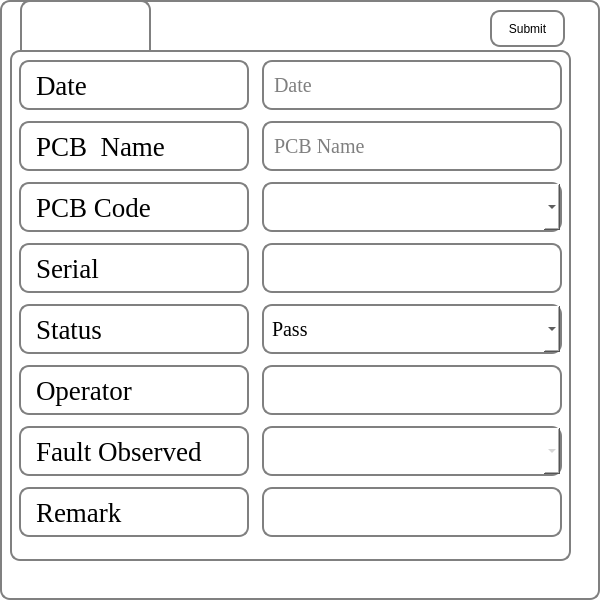
<?xml version="1.0" encoding="UTF-8"?>
<ui version="4.0">
 <class>main_ui</class>
 <widget class="QWidget" name="main_ui">
  <property name="geometry">
   <rect>
    <x>0</x>
    <y>0</y>
    <width>600</width>
    <height>600</height>
   </rect>
  </property>
  <property name="sizePolicy">
   <sizepolicy hsizetype="Preferred" vsizetype="Fixed">
    <horstretch>0</horstretch>
    <verstretch>0</verstretch>
   </sizepolicy>
  </property>
  <property name="minimumSize">
   <size>
    <width>580</width>
    <height>600</height>
   </size>
  </property>
  <property name="maximumSize">
   <size>
    <width>600</width>
    <height>600</height>
   </size>
  </property>
  <property name="windowTitle">
   <string>Form</string>
  </property>
  <property name="styleSheet">
   <string notr="true">background-color:rgb(255, 255, 255);
border: 2px solid gray;
border-radius: 10px;
padding: 0 8px;
selection-background-color: darkgray;	</string>
  </property>
  <widget class="QLabel" name="img_label">
   <property name="geometry">
    <rect>
     <x>20</x>
     <y>0</y>
     <width>131</width>
     <height>61</height>
    </rect>
   </property>
   <property name="text">
    <string>&lt;html&gt;&lt;head/&gt;&lt;body&gt;&lt;p&gt;&lt;img src=&quot;resource\exicom_logo.png&quot; width=&quot;120&quot; height=&quot;40&quot;/&gt;&lt;/p&gt;&lt;/body&gt;&lt;/html&gt;</string>
   </property>
  </widget>
  <widget class="QPushButton" name="submit_btn">
   <property name="geometry">
    <rect>
     <x>490</x>
     <y>10</y>
     <width>75</width>
     <height>37</height>
    </rect>
   </property>
   <property name="sizePolicy">
    <sizepolicy hsizetype="Maximum" vsizetype="Fixed">
     <horstretch>0</horstretch>
     <verstretch>0</verstretch>
    </sizepolicy>
   </property>
   <property name="minimumSize">
    <size>
     <width>60</width>
     <height>37</height>
    </size>
   </property>
   <property name="maximumSize">
    <size>
     <width>16777215</width>
     <height>16777215</height>
    </size>
   </property>
   <property name="cursor">
    <cursorShape>PointingHandCursor</cursorShape>
   </property>
   <property name="layoutDirection">
    <enum>Qt::LeftToRight</enum>
   </property>
   <property name="autoFillBackground">
    <bool>false</bool>
   </property>
   <property name="styleSheet">
    <string notr="true">background-color:rgb(255, 255, 255);
border: 2px solid gray;
border-radius: 10px;
padding: 0 8px;
selection-background-color: darkgray;
font: 75 15pt &quot;Times New Roman&quot;;</string>
   </property>
   <property name="text">
    <string>Submit</string>
   </property>
   <property name="iconSize">
    <size>
     <width>25</width>
     <height>16</height>
    </size>
   </property>
   <property name="shortcut">
    <string>Return</string>
   </property>
   <property name="flat">
    <bool>false</bool>
   </property>
  </widget>
  <widget class="QWidget" name="layoutWidget">
   <property name="geometry">
    <rect>
     <x>10</x>
     <y>50</y>
     <width>561</width>
     <height>511</height>
    </rect>
   </property>
   <layout class="QGridLayout" name="gridLayout">
    <property name="leftMargin">
     <number>2</number>
    </property>
    <property name="topMargin">
     <number>5</number>
    </property>
    <property name="rightMargin">
     <number>2</number>
    </property>
    <property name="bottomMargin">
     <number>15</number>
    </property>
    <item row="1" column="0">
     <widget class="QLabel" name="pcb_name">
      <property name="maximumSize">
       <size>
        <width>230</width>
        <height>100</height>
       </size>
      </property>
      <property name="sizeIncrement">
       <size>
        <width>50</width>
        <height>0</height>
       </size>
      </property>
      <property name="font">
       <font>
        <family>Times New Roman</family>
        <pointsize>20</pointsize>
        <weight>9</weight>
        <italic>false</italic>
        <bold>false</bold>
       </font>
      </property>
      <property name="styleSheet">
       <string notr="true">background-color:rgb(255, 255, 255);
border: 2px solid gray;
border-radius: 10px;
padding: 0 8px;
selection-background-color: darkgray;
font: 75 20pt &quot;Times New Roman&quot;;</string>
      </property>
      <property name="frameShape">
       <enum>QFrame::Box</enum>
      </property>
      <property name="frameShadow">
       <enum>QFrame::Raised</enum>
      </property>
      <property name="text">
       <string>PCB  Name</string>
      </property>
     </widget>
    </item>
    <item row="0" column="0">
     <widget class="QLabel" name="date_label">
      <property name="maximumSize">
       <size>
        <width>230</width>
        <height>100</height>
       </size>
      </property>
      <property name="font">
       <font>
        <family>Times New Roman</family>
        <pointsize>20</pointsize>
        <weight>9</weight>
        <italic>false</italic>
        <bold>false</bold>
       </font>
      </property>
      <property name="styleSheet">
       <string notr="true">background-color:rgb(255, 255, 255);
border: 2px solid gray;
border-radius: 10px;
padding: 0 8px;
selection-background-color: darkgray;
font: 75 20pt &quot;Times New Roman&quot;;</string>
      </property>
      <property name="frameShape">
       <enum>QFrame::Box</enum>
      </property>
      <property name="frameShadow">
       <enum>QFrame::Raised</enum>
      </property>
      <property name="text">
       <string>Date</string>
      </property>
      <property name="textFormat">
       <enum>Qt::PlainText</enum>
      </property>
     </widget>
    </item>
    <item row="0" column="1">
     <widget class="QLineEdit" name="date_entry">
      <property name="enabled">
       <bool>false</bool>
      </property>
      <property name="maximumSize">
       <size>
        <width>300</width>
        <height>50</height>
       </size>
      </property>
      <property name="font">
       <font>
        <family>Times New Roman</family>
        <pointsize>15</pointsize>
        <weight>9</weight>
        <italic>false</italic>
        <bold>false</bold>
       </font>
      </property>
      <property name="styleSheet">
       <string notr="true">background-color:rgb(255, 255, 255);
border: 2px solid gray;
border-radius: 10px;
padding: 0 8px;
selection-background-color: darkgray;
font: 75 15pt &quot;Times New Roman&quot;;</string>
      </property>
      <property name="placeholderText">
       <string>Date</string>
      </property>
     </widget>
    </item>
    <item row="3" column="0">
     <widget class="QLabel" name="serial_label">
      <property name="maximumSize">
       <size>
        <width>230</width>
        <height>100</height>
       </size>
      </property>
      <property name="sizeIncrement">
       <size>
        <width>50</width>
        <height>0</height>
       </size>
      </property>
      <property name="font">
       <font>
        <family>Times New Roman</family>
        <pointsize>20</pointsize>
        <weight>9</weight>
        <italic>false</italic>
        <bold>false</bold>
       </font>
      </property>
      <property name="styleSheet">
       <string notr="true">background-color:rgb(255, 255, 255);
border: 2px solid gray;
border-radius: 10px;
padding: 0 8px;
selection-background-color: darkgray;
font: 75 20pt &quot;Times New Roman&quot;;</string>
      </property>
      <property name="frameShape">
       <enum>QFrame::Box</enum>
      </property>
      <property name="frameShadow">
       <enum>QFrame::Raised</enum>
      </property>
      <property name="text">
       <string>Serial</string>
      </property>
     </widget>
    </item>
    <item row="3" column="1">
     <widget class="QLineEdit" name="serial_entry">
      <property name="enabled">
       <bool>false</bool>
      </property>
      <property name="maximumSize">
       <size>
        <width>300</width>
        <height>50</height>
       </size>
      </property>
      <property name="font">
       <font>
        <family>Times New Roman</family>
        <pointsize>14</pointsize>
        <weight>50</weight>
        <italic>false</italic>
        <bold>false</bold>
       </font>
      </property>
      <property name="styleSheet">
       <string notr="true">background-color:rgb(255, 255, 255);

border: 2px solid gray;
border-radius: 10px;
padding: 0 8px;
selection-background-color: darkgray;
font: 14pt &quot;Times New Roman&quot;;</string>
      </property>
     </widget>
    </item>
    <item row="2" column="1">
     <widget class="QComboBox" name="code_combo">
      <property name="maximumSize">
       <size>
        <width>300</width>
        <height>50</height>
       </size>
      </property>
      <property name="font">
       <font>
        <family>Times New Roman</family>
        <pointsize>15</pointsize>
        <weight>9</weight>
        <italic>false</italic>
        <bold>false</bold>
       </font>
      </property>
      <property name="focusPolicy">
       <enum>Qt::ClickFocus</enum>
      </property>
      <property name="contextMenuPolicy">
       <enum>Qt::ActionsContextMenu</enum>
      </property>
      <property name="autoFillBackground">
       <bool>false</bool>
      </property>
      <property name="styleSheet">
       <string notr="true">background-color:rgb(255, 255, 255);
border: 2px solid gray;
border-radius: 10px;
padding: 0 8px;
selection-background-color: darkgray;
font: 75 15pt &quot;Times New Roman&quot;;</string>
      </property>
      <property name="locale">
       <locale language="English" country="India"/>
      </property>
      <property name="currentText">
       <string/>
      </property>
      <property name="maxVisibleItems">
       <number>100</number>
      </property>
      <property name="maxCount">
       <number>100</number>
      </property>
     </widget>
    </item>
    <item row="5" column="1">
     <widget class="QLineEdit" name="oper_label">
      <property name="maximumSize">
       <size>
        <width>300</width>
        <height>50</height>
       </size>
      </property>
      <property name="font">
       <font>
        <family>Times New Roman</family>
        <pointsize>15</pointsize>
        <weight>9</weight>
        <italic>false</italic>
        <bold>false</bold>
       </font>
      </property>
      <property name="cursor">
       <cursorShape>IBeamCursor</cursorShape>
      </property>
      <property name="statusTip">
       <string>Name</string>
      </property>
      <property name="styleSheet">
       <string notr="true">background-color:rgb(255, 255, 255);
border: 2px solid gray;
border-radius: 10px;
padding: 0 8px;
selection-background-color: darkgray;
font: 75 15pt &quot;Times New Roman&quot;;</string>
      </property>
      <property name="text">
       <string/>
      </property>
      <property name="dragEnabled">
       <bool>true</bool>
      </property>
     </widget>
    </item>
    <item row="6" column="0">
     <widget class="QLabel" name="fault_obser_label">
      <property name="maximumSize">
       <size>
        <width>230</width>
        <height>100</height>
       </size>
      </property>
      <property name="sizeIncrement">
       <size>
        <width>50</width>
        <height>0</height>
       </size>
      </property>
      <property name="font">
       <font>
        <family>Times New Roman</family>
        <pointsize>20</pointsize>
        <weight>9</weight>
        <italic>false</italic>
        <bold>false</bold>
       </font>
      </property>
      <property name="styleSheet">
       <string notr="true">background-color:rgb(255, 255, 255);
border: 2px solid gray;
border-radius: 10px;
padding: 0 8px;
selection-background-color: darkgray;
font: 75 20pt &quot;Times New Roman&quot;;</string>
      </property>
      <property name="frameShape">
       <enum>QFrame::Box</enum>
      </property>
      <property name="frameShadow">
       <enum>QFrame::Raised</enum>
      </property>
      <property name="text">
       <string>Fault Observed</string>
      </property>
     </widget>
    </item>
    <item row="6" column="1">
     <widget class="QComboBox" name="fault_combo">
      <property name="enabled">
       <bool>false</bool>
      </property>
      <property name="maximumSize">
       <size>
        <width>300</width>
        <height>50</height>
       </size>
      </property>
      <property name="font">
       <font>
        <family>Times New Roman</family>
        <pointsize>15</pointsize>
        <weight>9</weight>
        <italic>false</italic>
        <bold>false</bold>
       </font>
      </property>
      <property name="styleSheet">
       <string notr="true">background-color:rgb(255, 255, 255);
border: 2px solid gray;
border-radius: 10px;
padding: 0 8px;
selection-background-color: darkgray;
font: 75 15pt &quot;Times New Roman&quot;;</string>
      </property>
     </widget>
    </item>
    <item row="7" column="0">
     <widget class="QLabel" name="remark_label">
      <property name="maximumSize">
       <size>
        <width>230</width>
        <height>100</height>
       </size>
      </property>
      <property name="sizeIncrement">
       <size>
        <width>50</width>
        <height>0</height>
       </size>
      </property>
      <property name="font">
       <font>
        <family>Times New Roman</family>
        <pointsize>20</pointsize>
        <weight>9</weight>
        <italic>false</italic>
        <bold>false</bold>
       </font>
      </property>
      <property name="styleSheet">
       <string notr="true">background-color:rgb(255, 255, 255);
border: 2px solid gray;
border-radius: 10px;
padding: 0 8px;
selection-background-color: darkgray;
font: 75 20pt &quot;Times New Roman&quot;;</string>
      </property>
      <property name="frameShape">
       <enum>QFrame::Box</enum>
      </property>
      <property name="frameShadow">
       <enum>QFrame::Raised</enum>
      </property>
      <property name="text">
       <string>Remark</string>
      </property>
     </widget>
    </item>
    <item row="7" column="1">
     <widget class="QLineEdit" name="remark_label_2">
      <property name="maximumSize">
       <size>
        <width>300</width>
        <height>50</height>
       </size>
      </property>
      <property name="font">
       <font/>
      </property>
      <property name="styleSheet">
       <string notr="true"/>
      </property>
     </widget>
    </item>
    <item row="2" column="0">
     <widget class="QLabel" name="code_label">
      <property name="maximumSize">
       <size>
        <width>230</width>
        <height>100</height>
       </size>
      </property>
      <property name="sizeIncrement">
       <size>
        <width>50</width>
        <height>0</height>
       </size>
      </property>
      <property name="font">
       <font>
        <family>Times New Roman</family>
        <pointsize>20</pointsize>
        <weight>9</weight>
        <italic>false</italic>
        <bold>false</bold>
       </font>
      </property>
      <property name="styleSheet">
       <string notr="true">background-color:rgb(255, 255, 255);
border: 2px solid gray;
border-radius: 10px;
padding: 0 8px;
selection-background-color: darkgray;
font: 75 20pt &quot;Times New Roman&quot;;</string>
      </property>
      <property name="frameShape">
       <enum>QFrame::Box</enum>
      </property>
      <property name="frameShadow">
       <enum>QFrame::Raised</enum>
      </property>
      <property name="text">
       <string>PCB Code</string>
      </property>
     </widget>
    </item>
    <item row="1" column="1">
     <widget class="QLineEdit" name="name_entry">
      <property name="enabled">
       <bool>false</bool>
      </property>
      <property name="minimumSize">
       <size>
        <width>100</width>
        <height>50</height>
       </size>
      </property>
      <property name="maximumSize">
       <size>
        <width>300</width>
        <height>50</height>
       </size>
      </property>
      <property name="font">
       <font>
        <family>Times New Roman</family>
        <pointsize>15</pointsize>
        <weight>9</weight>
        <italic>false</italic>
        <bold>false</bold>
       </font>
      </property>
      <property name="styleSheet">
       <string notr="true">background-color:rgb(255, 255, 255);
border: 2px solid gray;
border-radius: 10px;
padding: 0 8px;
selection-background-color: darkgray;
font: 75 15pt &quot;Times New Roman&quot;;</string>
      </property>
      <property name="placeholderText">
       <string>PCB Name</string>
      </property>
     </widget>
    </item>
    <item row="4" column="1">
     <widget class="QComboBox" name="status_combo">
      <property name="maximumSize">
       <size>
        <width>300</width>
        <height>50</height>
       </size>
      </property>
      <property name="font">
       <font>
        <family>Times New Roman</family>
        <pointsize>15</pointsize>
        <weight>9</weight>
        <italic>false</italic>
        <bold>false</bold>
       </font>
      </property>
      <property name="styleSheet">
       <string notr="true">background-color:rgb(255, 255, 255);
border: 2px solid gray;
border-radius: 10px;
padding: 0 8px;
selection-background-color: darkgray;
font: 75 15pt &quot;Times New Roman&quot;;</string>
      </property>
      <property name="maxCount">
       <number>100</number>
      </property>
      <item>
       <property name="text">
        <string>Pass</string>
       </property>
      </item>
      <item>
       <property name="text">
        <string>Fail</string>
       </property>
      </item>
      <item>
       <property name="text">
        <string>Scrap</string>
       </property>
      </item>
     </widget>
    </item>
    <item row="5" column="0">
     <widget class="QLabel" name="operator_label">
      <property name="maximumSize">
       <size>
        <width>230</width>
        <height>100</height>
       </size>
      </property>
      <property name="sizeIncrement">
       <size>
        <width>50</width>
        <height>0</height>
       </size>
      </property>
      <property name="font">
       <font>
        <family>Times New Roman</family>
        <pointsize>20</pointsize>
        <weight>9</weight>
        <italic>false</italic>
        <bold>false</bold>
       </font>
      </property>
      <property name="styleSheet">
       <string notr="true">background-color:rgb(255, 255, 255);
border: 2px solid gray;
border-radius: 10px;
padding: 0 8px;
selection-background-color: darkgray;
font: 75 20pt &quot;Times New Roman&quot;;</string>
      </property>
      <property name="frameShape">
       <enum>QFrame::Box</enum>
      </property>
      <property name="frameShadow">
       <enum>QFrame::Raised</enum>
      </property>
      <property name="text">
       <string>Operator</string>
      </property>
     </widget>
    </item>
    <item row="4" column="0">
     <widget class="QLabel" name="status_label">
      <property name="maximumSize">
       <size>
        <width>230</width>
        <height>100</height>
       </size>
      </property>
      <property name="sizeIncrement">
       <size>
        <width>50</width>
        <height>0</height>
       </size>
      </property>
      <property name="font">
       <font>
        <family>Times New Roman</family>
        <pointsize>20</pointsize>
        <weight>9</weight>
        <italic>false</italic>
        <bold>false</bold>
       </font>
      </property>
      <property name="styleSheet">
       <string notr="true">background-color:rgb(255, 255, 255);
border: 2px solid gray;
border-radius: 10px;
padding: 0 8px;
selection-background-color: darkgray;
font: 75 20pt &quot;Times New Roman&quot;;</string>
      </property>
      <property name="frameShape">
       <enum>QFrame::Box</enum>
      </property>
      <property name="frameShadow">
       <enum>QFrame::Raised</enum>
      </property>
      <property name="text">
       <string>Status</string>
      </property>
     </widget>
    </item>
   </layout>
  </widget>
 </widget>
 <resources/>
 <connections/>
</ui>
